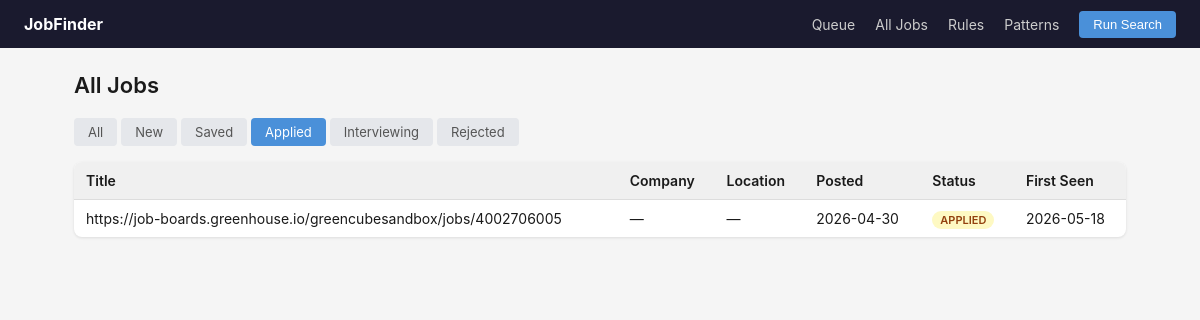
Before: /jobs?status=applied with the older database file.
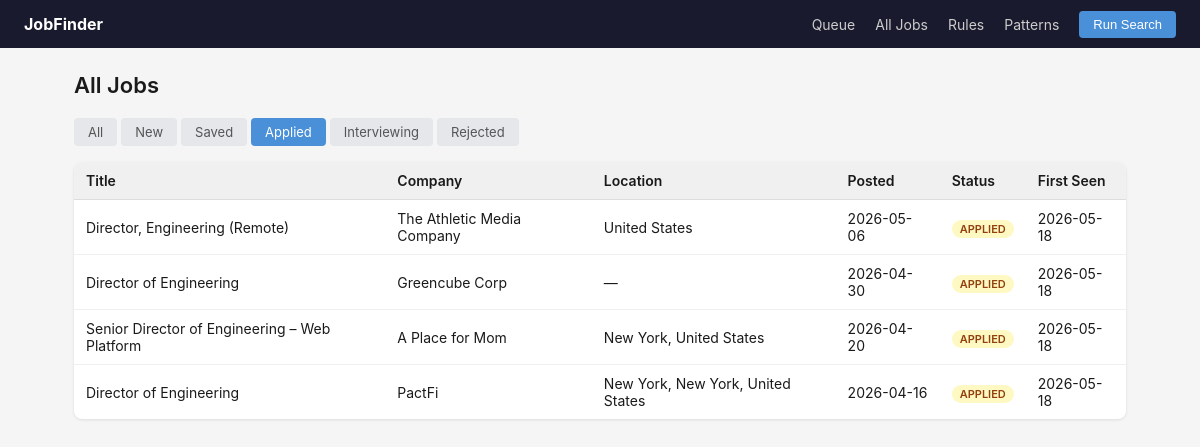
After: the same page with the newer database file.
### tables this page shows
CREATE TABLE jobs (
                id           INTEGER PRIMARY KEY AUTOINCREMENT,
                url          TEXT NOT NULL UNIQUE,
                title        TEXT,
                company      TEXT,
                location     TEXT,
                description  TEXT,
                posted_date  TEXT,
                first_seen   TEXT NOT NULL,
                status       TEXT NOT NULL DEFAULT 'new'
                                 CHECK(status IN ('new','saved','applied','rejected','interviewing')),
                notes        TEXT
            );

### jobfinder/app.py (the view)
    @app.route("/jobs")
    def jobs_list():
        conn = get_conn()
        status_filter = request.args.get("status", "all")
        statuses = None if status_filter == "all" else [status_filter]
        jobs = [dict(j) for j in get_jobs(conn, statuses=statuses)]
        return render_template("jobs.html", jobs=jobs, status_filter=status_filter)

### jobfinder/database.py (called while the page is built)
def get_connection(db_path: str = "jobs.db") -> sqlite3.Connection:
    conn = sqlite3.connect(db_path)
    conn.row_factory = sqlite3.Row
    conn.execute("PRAGMA journal_mode=WAL")
    conn.execute("PRAGMA foreign_keys=ON")
    return conn

def get_jobs(conn: sqlite3.Connection, statuses: list[str] | None = None,
             order_by: str = "CASE WHEN posted_date IS NULL THEN 1 ELSE 0 END, posted_date DESC, first_seen DESC") -> list[sqlite3.Row]:
    if statuses:
        placeholders = ",".join("?" * len(statuses))
        return conn.execute(
            f"SELECT * FROM jobs WHERE status IN ({placeholders}) ORDER BY {order_by}",
            statuses
        ).fetchall()
    return conn.execute(f"SELECT * FROM jobs ORDER BY {order_by}").fetchall()

### templates/jobs.html (shortened to what this page needs)
{% extends "base.html" %}
{% block content %}
<div class="page-header">
  <h1>All Jobs</h1>
</div>
<div class="status-tabs">
  {% for s in ['all', 'new', 'saved', 'applied', 'interviewing', 'rejected'] %}
  <a href="{{ url_for('jobs_list', status=s) }}"
     class="tab {{ 'active' if status_filter == s }}">{{ s.title() }}</a>
  {% endfor %}
</div>
{% if not jobs %}
<p class="empty-state">No jobs with status "{{ status_filter }}".</p>
{% else %}
<table class="job-table">
  <thead>
    <tr><th>Title</th><th>Company</th><th>Location</th><th>Posted</th><th>Status</th><th>First Seen</th></tr>
  </thead>
  <tbody>
  {% for job in jobs %}
  <tr>
    <td><a href="{{ url_for('job_detail', job_id=job.id) }}">{{ job.title or job.url }}</a></td>
    <td>{{ job.company or '—' }}</td>
    <td>{{ job.location or '—' }}</td>
    <td>{{ job.posted_date or 'Unknown' }}</td>
    <td><span class="status-badge status-{{ job.status }}">{{ job.status }}</span></td>
    <td>{{ job.first_seen[:10] }}</td>
  </tr>
  {% endfor %}
  </tbody>
</table>
{% endif %}
{% endblock %}

### templates/base.html (shortened to what this page needs)
<!DOCTYPE html>
<html lang="en">
<head>
<link rel="stylesheet" href="{{ url_for('static', filename='style.css') }}">
</head>
<body>
<nav>
  <a href="{{ url_for('index') }}" class="nav-brand">JobFinder</a>
  <div class="nav-links">
    <a href="{{ url_for('index') }}">Queue</a>
    <a href="{{ url_for('jobs_list') }}">All Jobs</a>
    <a href="{{ url_for('rules_view') }}">Rules</a>
    <a href="{{ url_for('patterns_view') }}">Patterns</a>
    <button id="run-search-btn" class="btn-search" onclick="runSearch()">Run Search</button>
  </div>
</nav>
<main>
{% block content %}{% endblock %}
</main>
</body>
</html>

### static/style.css (style rules this page uses)
*, *::before, *::after { box-sizing: border-box; margin: 0; padding: 0; }
body { font-family: -apple-system, BlinkMacSystemFont, "Segoe UI", sans-serif; font-size: 14px; color: #1a1a1a; background: #f5f5f5; }
nav { display: flex; align-items: center; justify-content: space-between; background: #1a1a2e; color: #fff; padding: 0 24px; height: 48px; }
.nav-brand { color: #fff; font-weight: 700; font-size: 16px; text-decoration: none; }
.nav-links { display: flex; align-items: center; gap: 20px; }
.nav-links a { color: #ccc; text-decoration: none; }
.btn-search { background: #4a90d9; color: #fff; border: none; border-radius: 4px; padding: 6px 14px; cursor: pointer; font-size: 13px; }
main { max-width: 1100px; margin: 0 auto; padding: 24px; }
.page-header { display: flex; align-items: baseline; justify-content: space-between; margin-bottom: 20px; }
.page-header h1 { font-size: 22px; font-weight: 600; }
.job-table { width: 100%; border-collapse: collapse; background: #fff; border-radius: 8px; overflow: hidden; box-shadow: 0 1px 3px rgba(0,0,0,.1); }
.job-table th { background: #f0f0f0; padding: 10px 12px; text-align: left; font-weight: 600; border-bottom: 1px solid #ddd; }
.job-table td { padding: 10px 12px; border-bottom: 1px solid #f0f0f0; vertical-align: middle; }
.job-table tr:last-child td { border-bottom: none; }
.job-table a { color: #1a1a1a; text-decoration: none; }
.status-badge { padding: 2px 8px; border-radius: 10px; font-size: 11px; font-weight: 600; text-transform: uppercase; }
.status-applied { background: #fef9c3; color: #92400e; }
.status-tabs { display: flex; gap: 4px; margin-bottom: 16px; }
.tab { padding: 6px 14px; border-radius: 4px; text-decoration: none; color: #555; background: #e5e7eb; font-size: 13px; }
.tab.active, .tab:hover { background: #4a90d9; color: #fff; }

Changed rows visible on the page:
added jobs: title "Director, Engineering (Remote)", company "The Athletic Media Company", location "United States", posted_date "2026-05-06", status "APPLIED", first_seen "2026-05-18"
changed jobs: title "https://job-boards.greenhouse.io/greencubesandbox/jobs/4002706005" → "Director of Engineering"; company "—" → "Greencube Corp"
added jobs: title "Senior Director of Engineering – Web Platform", company "A Place for Mom", location "New York, United States", posted_date "2026-04-20", status "APPLIED", first_seen "2026-05-18"
added jobs: title "Director of Engineering", company "PactFi", location "New York, New York, United States", posted_date "2026-04-16", status "APPLIED", first_seen "2026-05-18"
